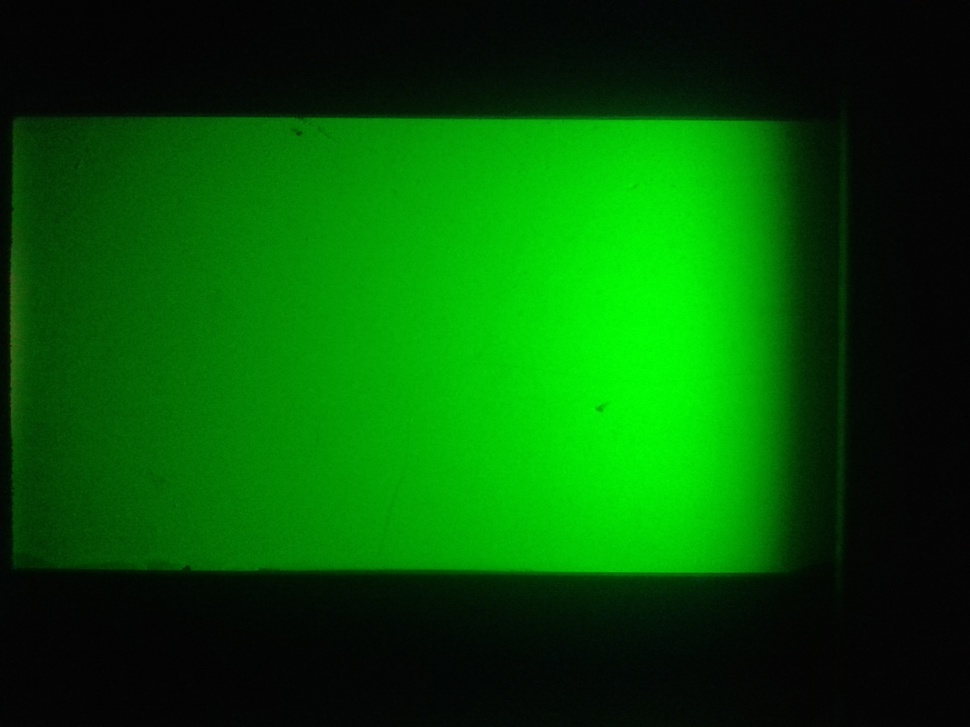
%> input picture android/app/src/main/jni/1/bg/1.jpg, 970 x 727 px, shrunk from 2560 x 1920 before the run
$ octave --eval "result = detectDotsMethod2(rgb2gray(imread('../android/app/src/main/jni/1/bg/1.jpg')));"   (GNU Octave 9; MATLAB toolbox functions it lacks are replaced by stand-ins)
%> lines starting %> are read from the running program, lines starting %| are printed output that depends on the picture; in (x1, y1, x2, y2) boxes, pixels count from 0 and x2, y2 are one past the last pixel; in counts of white or black regions, pixels touching at a corner belong together; the program's own positions count from 1
### matlab/filterInvalidDots.m
function [ res ] = filterInvalidDots( mask )
    thr = 20;
    [h, w] = size(mask);
    labels = bwlabel(mask);
    res = mask;
    for i = 1:max(labels(:))
        [y, x] = find(labels == i);
        yMin = min(y);
        yMax = max(y);
        xMin = min(x);
        xMax = max(x);
        if (abs(yMin - 1) < thr || abs(yMax - h) < thr || abs(xMin - 1) < thr || abs(xMax - w) < thr)
            res(labels == i) = 0;
        end
    end
end

### matlab/detectDotsMethod2.m
function [ mask ] = detectDotsMethod2( f )
    thresh = multithresh(f, 2);
%> thresh = [37 93]
    mask = f <= thresh(1);
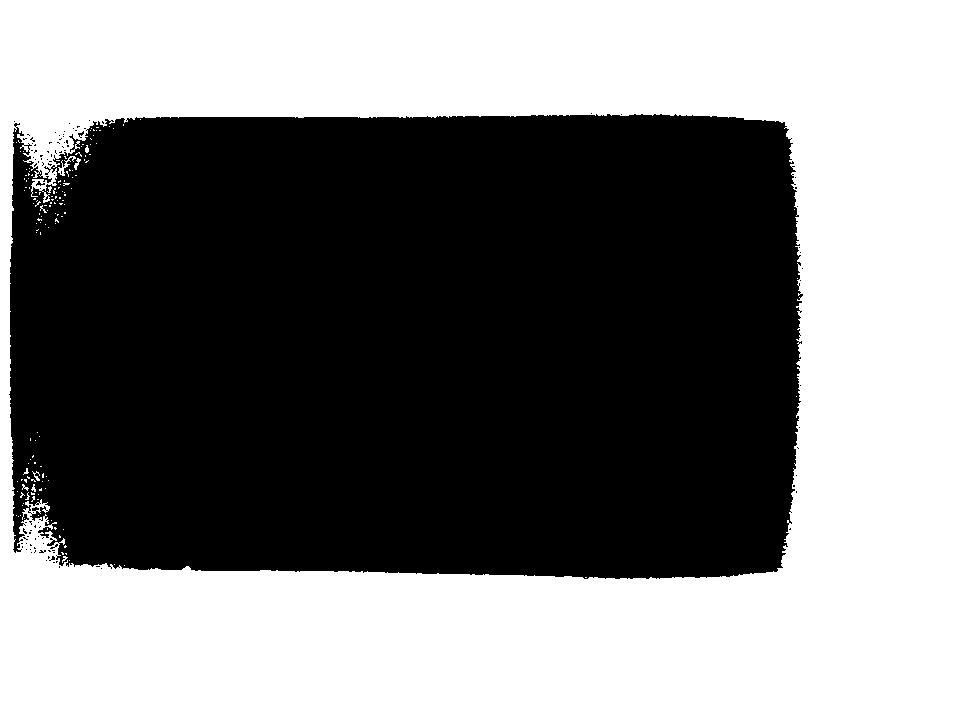
%> mask: size 727x970 logical; 50.2% white; 101 black regions (99 under 20 px), largest, box (x1, y1, x2, y2) and area: (9, 114, 803, 579) 350739, (36, 181, 45, 186) 21
%     mask = f <= 0.7;
%     mask = imclose(imopen(mask, strel('disk', 15)), strel('disk', 21));
    mask = imclose(mask, strel('disk', 21));
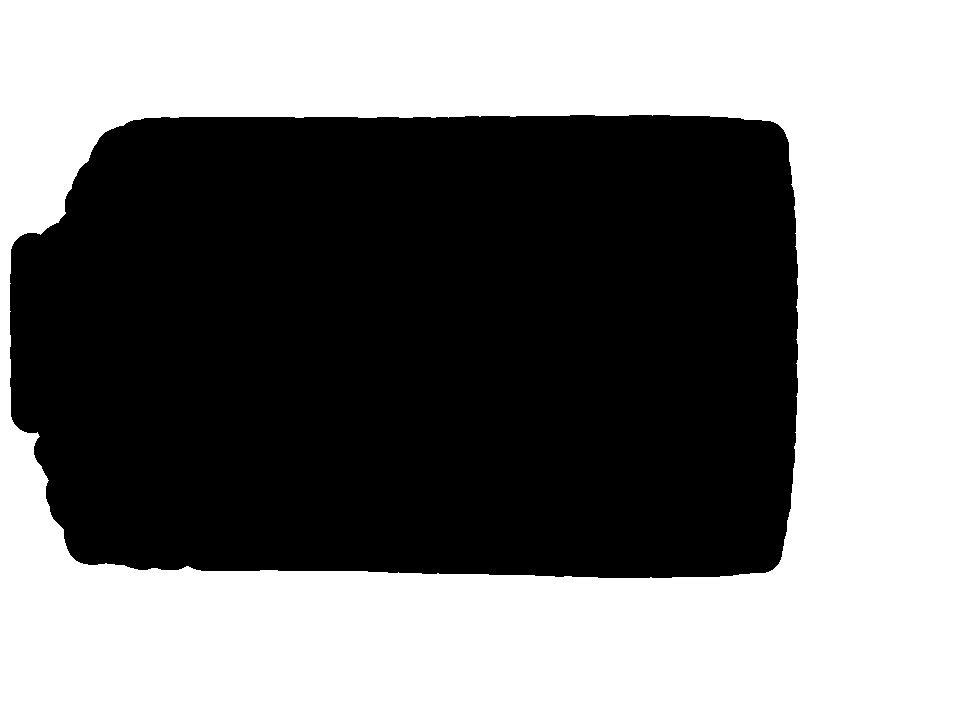
%> mask: size 727x970 logical; 51.5% white; 1 black region, box (x1, y1, x2, y2) and area: (10, 115, 798, 578) 342355
    [ mask ] = filterInvalidDots( mask );
%> the loop in filterInvalidDots, `for i = 1:max(labels(:))` made 1 pass
%> (yMin, yMax, xMin, xMax) on pass 1: (1, 727, 1, 970)
%> after the loop in filterInvalidDots, `for i = 1:max(labels(:))`: res: size 727x970 logical; every value is 0

    mask = imopen(mask, strel('disk', 15));
end
